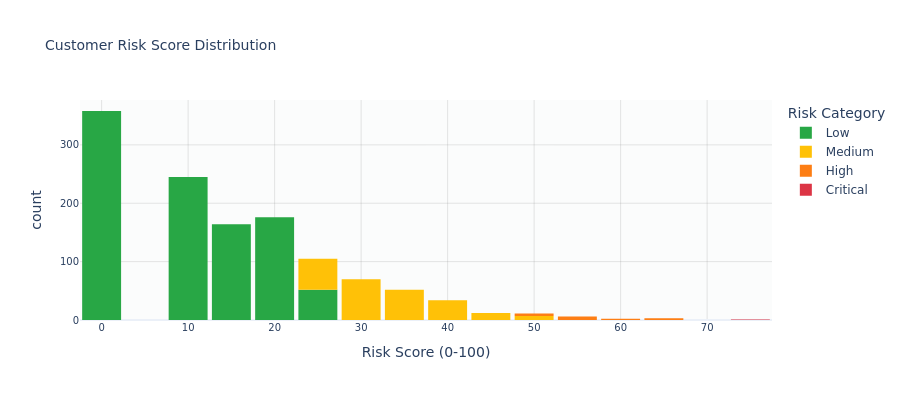

Source (notebook cell):
### Code cell
# Customer risk distribution (only customers with orders)
active_customers = customer_risk[customer_risk['total_orders'] > 0]

fig = px.histogram(
    active_customers,
    x='risk_score',
    color='risk_category',
    nbins=20,
    title='Customer Risk Score Distribution',
    labels={
        'risk_score': get_label('risk_score'),
        'risk_category': 'Risk Category',
        'count': 'Number of Customers'
    },
    color_discrete_map=PROJECT_THEME['risk_colors'],
    category_orders={'risk_category': PROJECT_THEME['risk_order_asc']}
)
fig.update_layout(height=400, bargap=0.1)
fig = apply_project_theme(fig)
fig.show()

### Figure 1 — Plotly figure (JSON) as saved in the notebook; plotly's stock layout.template omitted (floating-point values rounded to 4 significant figures; data arrays with more than 128 entries replaced by an {"elided": "..."} marker saying what was removed)
{"data": [{"bingroup": "x", "hovertemplate": "Risk Category=Low<br>Risk Score (0-100)=%{x}<br>count=%{y}<extra></extra>", "legendgroup": "Low", "marker": {"color": "#28A745", "pattern": {"shape": ""}}, "name": "Low", "nbinsx": 20, "orientation": "v", "showlegend": true, "type": "histogram", "x": {"elided": "995 float values"}, "xaxis": "x", "yaxis": "y"}, {"bingroup": "x", "hovertemplate": "Risk Category=Medium<br>Risk Score (0-100)=%{x}<br>count=%{y}<extra></extra>", "legendgroup": "Medium", "marker": {"color": "#FFC107", "pattern": {"shape": ""}}, "name": "Medium", "nbinsx": 20, "orientation": "v", "showlegend": true, "type": "histogram", "x": {"elided": "228 float values"}, "xaxis": "x", "yaxis": "y"}, {"bingroup": "x", "hovertemplate": "Risk Category=High<br>Risk Score (0-100)=%{x}<br>count=%{y}<extra></extra>", "legendgroup": "High", "marker": {"color": "#FD7E14", "pattern": {"shape": ""}}, "name": "High", "nbinsx": 20, "orientation": "v", "showlegend": true, "type": "histogram", "x": [52.67, 51.27, 51.39, 53.63, 50.03, 53.84, 59.88, 63.04, 58.41, 64.64, 55.05, 56.77, 50.33, 55.24, 64.32], "xaxis": "x", "yaxis": "y"}, {"bingroup": "x", "hovertemplate": "Risk Category=Critical<br>Risk Score (0-100)=%{x}<br>count=%{y}<extra></extra>", "legendgroup": "Critical", "marker": {"color": "#DC3545", "pattern": {"shape": ""}}, "name": "Critical", "nbinsx": 20, "orientation": "v", "showlegend": true, "type": "histogram", "x": [75.24], "xaxis": "x", "yaxis": "y"}], "layout": {"bargap": 0.1, "barmode": "relative", "font": {"family": "DejaVu Sans, Arial, sans-serif", "size": 12}, "height": 400, "hoverlabel": {"bgcolor": "white", "font": {"family": "DejaVu Sans, Arial, sans-serif", "size": 10}}, "legend": {"title": {"text": "Risk Category"}, "tracegroupgap": 0}, "paper_bgcolor": "white", "plot_bgcolor": "rgba(248, 249, 250, 0.5)", "title": {"font": {"size": 14}, "text": "Customer Risk Score Distribution"}, "xaxis": {"anchor": "y", "domain": [0, 1], "gridcolor": "rgba(128, 128, 128, 0.2)", "gridwidth": 1, "showgrid": true, "tickfont": {"size": 10}, "title": {"text": "Risk Score (0-100)"}}, "yaxis": {"anchor": "x", "domain": [0, 1], "gridcolor": "rgba(128, 128, 128, 0.2)", "gridwidth": 1, "showgrid": true, "tickfont": {"size": 10}, "title": {"text": "count"}}}}
